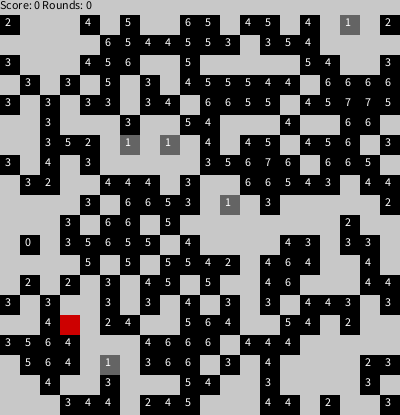
Frame 1 (no input)
Frame 60 (the mouse pressed at the canvas centre just before this capture): identical to frame 1, image omitted
Frame 120 (the mouse held since frame 60 and released just before this capture): identical to frame 1, image omitted

The Processing sketch that drew this single still picture (run headless with seeded random() and noise(); from frame 60 on, the mouse is pressed at the canvas centre):

// Processing sketch: processing_126107
// ── processing_126107.pde

int[][] board;
int playerX = 3;
int playerY = 15;

int blockSize = 20;
int sx;
int sy;

int score = 0;
int rounds = 0;

long lastUpdate = 0;
int frequency = 4000;

void setup(){
  size(400, 415);
  sx = width / blockSize;
  sy = width / blockSize;
  board = new int[sx][sy];
  
  scrambleBoard();
  
  textAlign(LEFT, TOP);
}

void draw(){
  background(200);
  noStroke();
  for(int i = 0; i < board.length; i++){
    for(int j=0; j < board[i].length; j++){
      int count = neighbors(i, j);
      switch(board[i][j]){
        case 0: fill(200); break;
        case 1: fill(205, 0, 0); break;
        case 2: if(count == 1){
          fill(100);
        }else{
          fill(0);
        }
        break;
        default: fill(255); break;
      }
      rect(i*blockSize, j*blockSize+15, blockSize, blockSize);
      if(board[i][j] == 2){
        fill(255);
        text(count, i*blockSize+5, j*blockSize+17);
      }      
    }
  }

  fill(0);
  text("Score: " + score + " Rounds: " + rounds, 0, 0);
  
  if(millis() - frequency > lastUpdate){
    runLife();
    lastUpdate = millis();
    rounds++;
  }
}

void moveVertical(int direction){
  if(playerY + direction >= 0 && playerY + direction < board.length){
    if(board[playerX][playerY+direction] == 0){
      board[playerX][playerY] = 0;
      playerY += direction;
      board[playerX][playerY] = 1;
    }
    else if(board[playerX][playerY+direction] == 2){
      if(neighbors(playerX, playerY+direction) == 1){
        board[playerX][playerY + direction]= 1;
        board[playerX][playerY] = 0;
        playerY += direction;
        score++;
      }else if(playerY + (direction*2) >= 0 &&  playerY + (direction*2) < board.length && board[playerX][playerY+(direction*2)] == 0){
        board[playerX][playerY + direction*2] = 2;
        board[playerX][playerY + direction]= 1;
        board[playerX][playerY] = 0;
        playerY += direction;
      }
    }
  }
}

void moveHorizontal(int direction){
  if(playerX + direction >= 0 && playerX+ direction < board[0].length){
    if(board[playerX+direction][playerY] == 0){
      board[playerX][playerY] = 0;
      playerX += direction;
      board[playerX][playerY] = 1;
    }
    else if(board[playerX+direction][playerY] == 2){
      if(neighbors(playerX+direction, playerY) == 1){
        board[playerX + direction][playerY]= 1;
        board[playerX][playerY] = 0;
        playerX += direction;
        score++;
      }else if(playerX + (direction*2) >= 0 &&  playerX + (direction*2) < board[0].length && board[playerX+(direction*2)][playerY] == 0){
        board[playerX + direction*2][playerY] = 2;
        board[playerX + direction][playerY]= 1;
        board[playerX][playerY] = 0;
        playerX += direction;
      }
    }
  }
}

void keyPressed(){
  switch(key){
    case 'w': moveVertical(-1);
      break;
    case 's': moveVertical(1);
      break;
    case 'd': moveHorizontal(1);
      break;
    case 'a': moveHorizontal(-1);
      break;
    case 'r': score = 0;
      rounds = 0;
      scrambleBoard();
      break;
    default: break;
  }
}

void scrambleBoard(){
  for(int i = 0; i < board.length; i++){
    for(int j=0; j < board[i].length; j++){
      if(random(1) < .5){ 
        board[i][j] = 0;
      }else{
        board[i][j] = 2;
      }
    }
  }
  board[playerX][playerY] = 1;
  lastUpdate = millis();
}

void runLife(){
  int[][] newBoard = new int[sx][sy];
  for (int x = 0; x < sx; x++) { 
    for (int y = 0; y < sy; y++) {
     int count = neighbors(x, y); 
     if(board[x][y] == 0){ 
        if (count == 3) { 
          newBoard[x][y] = 2;
        } else {
          newBoard[x][y] = 0;
        } 
      } else if (board[x][y] == 2){
        if(count == 2 || count == 3){
          newBoard[x][y] = 2;
        } else {
          newBoard[x][y] = 0;
        }
      }
      else {
        newBoard[x][y] = 1;
    } 
   }
  }
  board = newBoard;
}

int isOccupied(int x, int y){
  return board[x][y] == 2 ? 1:0;
}

// Count the number of adjacent cells 'on' 
int neighbors(int x, int y) { 
  return isOccupied((x + 1) % sx, y) + 
         isOccupied(x, (y + 1) % sy) + 
         isOccupied((x + sx - 1) % sx, y) + 
         isOccupied(x, (y + sy - 1) % sy) + 
         isOccupied((x + 1) % sx, (y + 1) % sy) + 
         isOccupied((x + sx - 1) % sx, (y + 1) % sy) + 
         isOccupied((x + sx - 1) % sx, (y + sy - 1) % sy) + 
         isOccupied((x + 1) % sx, (y + sy - 1) % sy); 
}
